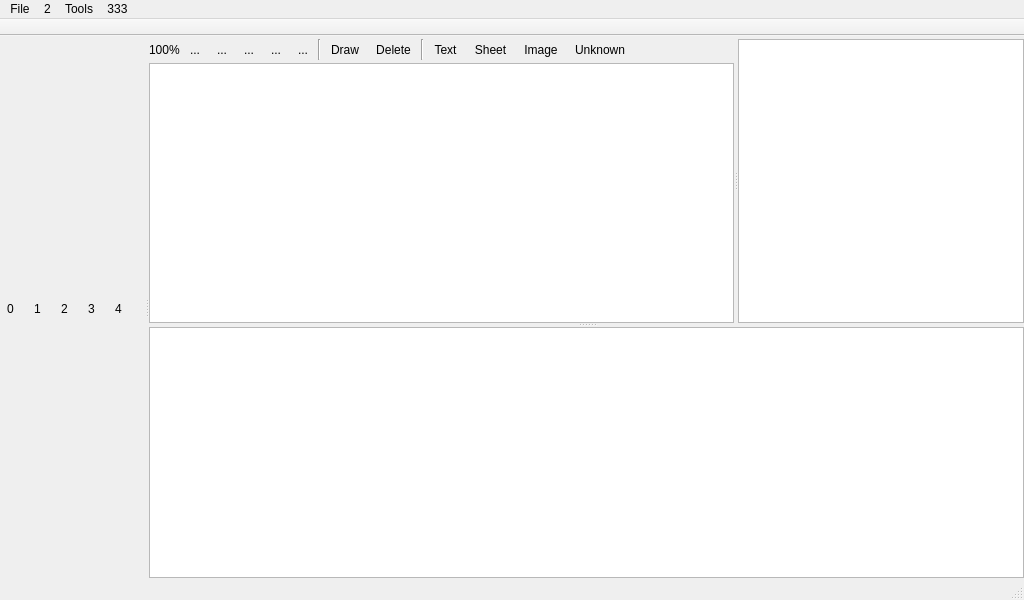
<?xml version="1.0" encoding="UTF-8"?>
<ui version="4.0">
 <class>MainWindow</class>
 <widget class="QMainWindow" name="MainWindow">
  <property name="geometry">
   <rect>
    <x>0</x>
    <y>0</y>
    <width>1024</width>
    <height>600</height>
   </rect>
  </property>
  <property name="windowTitle">
   <string>MainWindow</string>
  </property>
  <property name="styleSheet">
   <string notr="true"/>
  </property>
  <property name="unifiedTitleAndToolBarOnMac">
   <bool>true</bool>
  </property>
  <widget class="QWidget" name="centralwidget">
   <layout class="QVBoxLayout" name="verticalLayout_5">
    <property name="leftMargin">
     <number>0</number>
    </property>
    <property name="topMargin">
     <number>0</number>
    </property>
    <property name="rightMargin">
     <number>0</number>
    </property>
    <property name="bottomMargin">
     <number>0</number>
    </property>
    <item>
     <widget class="QSplitter" name="splitterMain">
      <property name="orientation">
       <enum>Qt::Horizontal</enum>
      </property>
      <widget class="QWidget" name="widget" native="true">
       <property name="sizePolicy">
        <sizepolicy hsizetype="Maximum" vsizetype="Preferred">
         <horstretch>0</horstretch>
         <verstretch>0</verstretch>
        </sizepolicy>
       </property>
       <property name="maximumSize">
        <size>
         <width>250</width>
         <height>16777215</height>
        </size>
       </property>
       <layout class="QVBoxLayout" name="verticalLayout_4">
        <property name="spacing">
         <number>3</number>
        </property>
        <property name="leftMargin">
         <number>0</number>
        </property>
        <property name="topMargin">
         <number>0</number>
        </property>
        <property name="rightMargin">
         <number>0</number>
        </property>
        <property name="bottomMargin">
         <number>0</number>
        </property>
        <item>
         <layout class="QHBoxLayout" name="horizontalLayout_2">
          <property name="spacing">
           <number>6</number>
          </property>
          <property name="topMargin">
           <number>3</number>
          </property>
          <item>
           <widget class="QToolButton" name="buttonPageTop">
            <property name="toolTip">
             <string>Move selected page to the Top</string>
            </property>
            <property name="text">
             <string>0</string>
            </property>
            <property name="autoRaise">
             <bool>true</bool>
            </property>
           </widget>
          </item>
          <item>
           <widget class="QToolButton" name="buttonPageUp">
            <property name="toolTip">
             <string>Move page Up</string>
            </property>
            <property name="text">
             <string>1</string>
            </property>
            <property name="autoRaise">
             <bool>true</bool>
            </property>
           </widget>
          </item>
          <item>
           <widget class="QToolButton" name="buttonPageDown">
            <property name="toolTip">
             <string>Move page Down</string>
            </property>
            <property name="text">
             <string>2</string>
            </property>
            <property name="autoRaise">
             <bool>true</bool>
            </property>
           </widget>
          </item>
          <item>
           <widget class="QToolButton" name="buttonPageBottom">
            <property name="toolTip">
             <string>Move selected page to the Bottom</string>
            </property>
            <property name="text">
             <string>3</string>
            </property>
            <property name="autoRaise">
             <bool>true</bool>
            </property>
           </widget>
          </item>
          <item>
           <widget class="QToolButton" name="buttonPageDelete">
            <property name="toolTip">
             <string>Delete Page</string>
            </property>
            <property name="text">
             <string>4</string>
            </property>
            <property name="autoRaise">
             <bool>true</bool>
            </property>
           </widget>
          </item>
          <item>
           <spacer name="horizontalSpacer">
            <property name="orientation">
             <enum>Qt::Horizontal</enum>
            </property>
            <property name="sizeHint" stdset="0">
             <size>
              <width>0</width>
              <height>20</height>
             </size>
            </property>
           </spacer>
          </item>
         </layout>
        </item>
       </layout>
      </widget>
      <widget class="QStackedWidget" name="stackedWidget">
       <property name="sizePolicy">
        <sizepolicy hsizetype="Ignored" vsizetype="Preferred">
         <horstretch>0</horstretch>
         <verstretch>0</verstretch>
        </sizepolicy>
       </property>
       <property name="currentIndex">
        <number>0</number>
       </property>
       <widget class="QWidget" name="page">
        <layout class="QVBoxLayout" name="verticalLayout">
         <property name="leftMargin">
          <number>0</number>
         </property>
         <property name="topMargin">
          <number>0</number>
         </property>
         <property name="rightMargin">
          <number>0</number>
         </property>
         <property name="bottomMargin">
          <number>0</number>
         </property>
         <item>
          <widget class="QSplitter" name="splitter_2">
           <property name="orientation">
            <enum>Qt::Vertical</enum>
           </property>
           <widget class="QSplitter" name="splitter">
            <property name="orientation">
             <enum>Qt::Horizontal</enum>
            </property>
            <widget class="QWidget" name="layoutWidget1">
             <layout class="QVBoxLayout" name="verticalLayoutCurrentPage">
              <property name="spacing">
               <number>3</number>
              </property>
              <property name="topMargin">
               <number>3</number>
              </property>
              <item>
               <layout class="QHBoxLayout" name="horizontalLayout_3">
                <item>
                 <widget class="QLabel" name="labelZoomScale">
                  <property name="text">
                   <string>100%</string>
                  </property>
                 </widget>
                </item>
                <item>
                 <widget class="QToolButton" name="buttonZoomIn">
                  <property name="toolTip">
                   <string>Zoom In</string>
                  </property>
                  <property name="text">
                   <string>...</string>
                  </property>
                  <property name="autoRaise">
                   <bool>true</bool>
                  </property>
                 </widget>
                </item>
                <item>
                 <widget class="QToolButton" name="buttonZoomOut">
                  <property name="toolTip">
                   <string>Zoom Out</string>
                  </property>
                  <property name="text">
                   <string>...</string>
                  </property>
                  <property name="autoRaise">
                   <bool>true</bool>
                  </property>
                 </widget>
                </item>
                <item>
                 <widget class="QToolButton" name="buttonZoomOriginal">
                  <property name="toolTip">
                   <string>Actual Size</string>
                  </property>
                  <property name="text">
                   <string>...</string>
                  </property>
                  <property name="autoRaise">
                   <bool>true</bool>
                  </property>
                 </widget>
                </item>
                <item>
                 <widget class="QToolButton" name="buttonZoomFit">
                  <property name="toolTip">
                   <string>Best Fit</string>
                  </property>
                  <property name="text">
                   <string>...</string>
                  </property>
                  <property name="autoRaise">
                   <bool>true</bool>
                  </property>
                 </widget>
                </item>
                <item>
                 <widget class="QToolButton" name="buttonZoomFitWidth">
                  <property name="text">
                   <string>...</string>
                  </property>
                  <property name="autoRaise">
                   <bool>true</bool>
                  </property>
                 </widget>
                </item>
                <item>
                 <widget class="Line" name="line_2">
                  <property name="orientation">
                   <enum>Qt::Vertical</enum>
                  </property>
                 </widget>
                </item>
                <item>
                 <widget class="QToolButton" name="buttonMouseDraw">
                  <property name="text">
                   <string>Draw</string>
                  </property>
                  <property name="checkable">
                   <bool>true</bool>
                  </property>
                  <property name="autoRaise">
                   <bool>true</bool>
                  </property>
                 </widget>
                </item>
                <item>
                 <widget class="QToolButton" name="buttonMouseDelete">
                  <property name="text">
                   <string>Delete</string>
                  </property>
                  <property name="checkable">
                   <bool>true</bool>
                  </property>
                  <property name="autoRaise">
                   <bool>true</bool>
                  </property>
                 </widget>
                </item>
                <item>
                 <widget class="Line" name="line">
                  <property name="orientation">
                   <enum>Qt::Vertical</enum>
                  </property>
                 </widget>
                </item>
                <item>
                 <widget class="QToolButton" name="buttonSelectText">
                  <property name="toolTip">
                   <string>Select zones as text</string>
                  </property>
                  <property name="text">
                   <string>Text</string>
                  </property>
                  <property name="checkable">
                   <bool>true</bool>
                  </property>
                  <property name="checked">
                   <bool>false</bool>
                  </property>
                  <property name="autoRaise">
                   <bool>true</bool>
                  </property>
                 </widget>
                </item>
                <item>
                 <widget class="QToolButton" name="buttonSelectSheet">
                  <property name="toolTip">
                   <string>Select zones as sheet</string>
                  </property>
                  <property name="text">
                   <string>Sheet</string>
                  </property>
                  <property name="checkable">
                   <bool>true</bool>
                  </property>
                  <property name="autoRaise">
                   <bool>true</bool>
                  </property>
                 </widget>
                </item>
                <item>
                 <widget class="QToolButton" name="buttonSelectImage">
                  <property name="toolTip">
                   <string>Select zones as image</string>
                  </property>
                  <property name="text">
                   <string>Image</string>
                  </property>
                  <property name="checkable">
                   <bool>true</bool>
                  </property>
                  <property name="autoRaise">
                   <bool>true</bool>
                  </property>
                 </widget>
                </item>
                <item>
                 <widget class="QToolButton" name="buttonSelectUnknown">
                  <property name="toolTip">
                   <string>Select zones as Uncnown zone</string>
                  </property>
                  <property name="text">
                   <string>Unknown</string>
                  </property>
                  <property name="checkable">
                   <bool>true</bool>
                  </property>
                  <property name="autoRaise">
                   <bool>true</bool>
                  </property>
                 </widget>
                </item>
                <item>
                 <spacer name="horizontalSpacer_3">
                  <property name="orientation">
                   <enum>Qt::Horizontal</enum>
                  </property>
                  <property name="sizeHint" stdset="0">
                   <size>
                    <width>40</width>
                    <height>20</height>
                   </size>
                  </property>
                 </spacer>
                </item>
               </layout>
              </item>
              <item>
               <widget class="PageView" name="pageView">
                <property name="sizePolicy">
                 <sizepolicy hsizetype="Preferred" vsizetype="Expanding">
                  <horstretch>0</horstretch>
                  <verstretch>0</verstretch>
                 </sizepolicy>
                </property>
                <property name="mouseTracking">
                 <bool>true</bool>
                </property>
                <property name="alignment">
                 <set>Qt::AlignCenter</set>
                </property>
                <property name="renderHints">
                 <set>QPainter::Antialiasing|QPainter::HighQualityAntialiasing|QPainter::SmoothPixmapTransform|QPainter::TextAntialiasing</set>
                </property>
               </widget>
              </item>
             </layout>
            </widget>
            <widget class="QWidget" name="layoutWidget2">
             <layout class="QVBoxLayout" name="verticalLayoutPluginAndText">
              <property name="spacing">
               <number>3</number>
              </property>
              <property name="topMargin">
               <number>3</number>
              </property>
              <item>
               <widget class="QTextEdit" name="textEdit"/>
              </item>
             </layout>
            </widget>
           </widget>
           <widget class="PageView" name="pageViewActualSize">
            <property name="sizePolicy">
             <sizepolicy hsizetype="Preferred" vsizetype="Maximum">
              <horstretch>0</horstretch>
              <verstretch>0</verstretch>
             </sizepolicy>
            </property>
            <property name="mouseTracking">
             <bool>true</bool>
            </property>
            <property name="alignment">
             <set>Qt::AlignLeading|Qt::AlignLeft|Qt::AlignTop</set>
            </property>
           </widget>
          </widget>
         </item>
        </layout>
       </widget>
       <widget class="QWidget" name="page_2">
        <layout class="QVBoxLayout" name="verticalLayout_3">
         <property name="leftMargin">
          <number>0</number>
         </property>
         <property name="topMargin">
          <number>0</number>
         </property>
         <property name="rightMargin">
          <number>0</number>
         </property>
         <property name="bottomMargin">
          <number>0</number>
         </property>
         <item>
          <widget class="QSplitter" name="splitter_3">
           <property name="orientation">
            <enum>Qt::Horizontal</enum>
           </property>
           <widget class="QWidget" name="widgetImageEdit" native="true">
            <layout class="QVBoxLayout" name="verticalLayout_2">
             <item>
              <widget class="QLabel" name="label">
               <property name="text">
                <string>Here plugin interaction widget will be shown</string>
               </property>
              </widget>
             </item>
            </layout>
           </widget>
           <widget class="QToolBox" name="toolBox">
            <property name="sizePolicy">
             <sizepolicy hsizetype="Fixed" vsizetype="Preferred">
              <horstretch>0</horstretch>
              <verstretch>0</verstretch>
             </sizepolicy>
            </property>
            <property name="styleSheet">
             <string notr="true">QToolBox::tab {
	background: qlineargradient(x1: 0, y1: 0, x2: 0, y2: 1,
		stop: 0 palette(light), 
		stop: 0.9 palette(midlight),
		stop: 1 palette(dark));	
	border: 1px solid palette(shadow);
}

QToolBox::tab:selected {
	border: 1px solid palette(highlight);
}
</string>
            </property>
            <property name="currentIndex">
             <number>0</number>
            </property>
            <widget class="QWidget" name="page_5">
             <property name="geometry">
              <rect>
               <x>0</x>
               <y>0</y>
               <width>198</width>
               <height>509</height>
              </rect>
             </property>
             <attribute name="label">
              <string>Some plugin</string>
             </attribute>
            </widget>
           </widget>
          </widget>
         </item>
        </layout>
       </widget>
      </widget>
     </widget>
    </item>
   </layout>
  </widget>
  <widget class="QMenuBar" name="menubar">
   <property name="enabled">
    <bool>true</bool>
   </property>
   <property name="geometry">
    <rect>
     <x>0</x>
     <y>0</y>
     <width>1024</width>
     <height>22</height>
    </rect>
   </property>
   <widget class="QMenu" name="menuFile">
    <property name="title">
     <string>File</string>
    </property>
   </widget>
   <widget class="QMenu" name="menu2">
    <property name="title">
     <string>2</string>
    </property>
   </widget>
   <widget class="QMenu" name="menuTools">
    <property name="title">
     <string>Tools</string>
    </property>
    <addaction name="actionPlugins"/>
   </widget>
   <widget class="QMenu" name="menu333">
    <property name="title">
     <string>333</string>
    </property>
   </widget>
   <addaction name="menuFile"/>
   <addaction name="menu2"/>
   <addaction name="menuTools"/>
   <addaction name="menu333"/>
  </widget>
  <widget class="QStatusBar" name="statusbar"/>
  <widget class="QToolBar" name="toolBar">
   <property name="movable">
    <bool>false</bool>
   </property>
   <property name="iconSize">
    <size>
     <width>24</width>
     <height>24</height>
    </size>
   </property>
   <property name="toolButtonStyle">
    <enum>Qt::ToolButtonFollowStyle</enum>
   </property>
   <property name="floatable">
    <bool>false</bool>
   </property>
   <attribute name="toolBarArea">
    <enum>TopToolBarArea</enum>
   </attribute>
   <attribute name="toolBarBreak">
    <bool>false</bool>
   </attribute>
  </widget>
  <action name="actionPlugins">
   <property name="text">
    <string>Plugins</string>
   </property>
  </action>
 </widget>
 <customwidgets>
  <customwidget>
   <class>PageView</class>
   <extends>QGraphicsView</extends>
   <header>pageview.h</header>
  </customwidget>
 </customwidgets>
 <resources/>
 <connections>
  <connection>
   <sender>buttonZoomOriginal</sender>
   <signal>clicked()</signal>
   <receiver>MainWindow</receiver>
   <slot>onZoom()</slot>
   <hints>
    <hint type="sourcelabel">
     <x>307</x>
     <y>70</y>
    </hint>
    <hint type="destinationlabel">
     <x>1057</x>
     <y>240</y>
    </hint>
   </hints>
  </connection>
  <connection>
   <sender>buttonZoomFit</sender>
   <signal>clicked()</signal>
   <receiver>MainWindow</receiver>
   <slot>onZoom()</slot>
   <hints>
    <hint type="sourcelabel">
     <x>344</x>
     <y>70</y>
    </hint>
    <hint type="destinationlabel">
     <x>1058</x>
     <y>345</y>
    </hint>
   </hints>
  </connection>
  <connection>
   <sender>buttonZoomOut</sender>
   <signal>clicked()</signal>
   <receiver>MainWindow</receiver>
   <slot>onZoom()</slot>
   <hints>
    <hint type="sourcelabel">
     <x>270</x>
     <y>70</y>
    </hint>
    <hint type="destinationlabel">
     <x>1050</x>
     <y>207</y>
    </hint>
   </hints>
  </connection>
  <connection>
   <sender>buttonSelectText</sender>
   <signal>clicked()</signal>
   <receiver>MainWindow</receiver>
   <slot>onSelectTypeChanged()</slot>
   <hints>
    <hint type="sourcelabel">
     <x>579</x>
     <y>70</y>
    </hint>
    <hint type="destinationlabel">
     <x>1059</x>
     <y>133</y>
    </hint>
   </hints>
  </connection>
  <connection>
   <sender>buttonSelectSheet</sender>
   <signal>clicked()</signal>
   <receiver>MainWindow</receiver>
   <slot>onSelectTypeChanged()</slot>
   <hints>
    <hint type="sourcelabel">
     <x>642</x>
     <y>70</y>
    </hint>
    <hint type="destinationlabel">
     <x>1045</x>
     <y>157</y>
    </hint>
   </hints>
  </connection>
  <connection>
   <sender>buttonSelectImage</sender>
   <signal>clicked()</signal>
   <receiver>MainWindow</receiver>
   <slot>onSelectTypeChanged()</slot>
   <hints>
    <hint type="sourcelabel">
     <x>708</x>
     <y>70</y>
    </hint>
    <hint type="destinationlabel">
     <x>1067</x>
     <y>178</y>
    </hint>
   </hints>
  </connection>
  <connection>
   <sender>buttonSelectUnknown</sender>
   <signal>clicked()</signal>
   <receiver>MainWindow</receiver>
   <slot>onSelectTypeChanged()</slot>
   <hints>
    <hint type="sourcelabel">
     <x>791</x>
     <y>70</y>
    </hint>
    <hint type="destinationlabel">
     <x>1074</x>
     <y>229</y>
    </hint>
   </hints>
  </connection>
  <connection>
   <sender>buttonZoomIn</sender>
   <signal>clicked()</signal>
   <receiver>MainWindow</receiver>
   <slot>onZoom()</slot>
   <hints>
    <hint type="sourcelabel">
     <x>193</x>
     <y>70</y>
    </hint>
    <hint type="destinationlabel">
     <x>1083</x>
     <y>413</y>
    </hint>
   </hints>
  </connection>
  <connection>
   <sender>buttonZoomFitWidth</sender>
   <signal>clicked()</signal>
   <receiver>MainWindow</receiver>
   <slot>onZoom()</slot>
   <hints>
    <hint type="sourcelabel">
     <x>381</x>
     <y>70</y>
    </hint>
    <hint type="destinationlabel">
     <x>1083</x>
     <y>288</y>
    </hint>
   </hints>
  </connection>
  <connection>
   <sender>buttonPageDelete</sender>
   <signal>clicked()</signal>
   <receiver>MainWindow</receiver>
   <slot>onPageListDelete()</slot>
   <hints>
    <hint type="sourcelabel">
     <x>147</x>
     <y>238</y>
    </hint>
    <hint type="destinationlabel">
     <x>1083</x>
     <y>431</y>
    </hint>
   </hints>
  </connection>
  <connection>
   <sender>buttonPageTop</sender>
   <signal>clicked()</signal>
   <receiver>MainWindow</receiver>
   <slot>onPageListMove()</slot>
   <hints>
    <hint type="sourcelabel">
     <x>12</x>
     <y>238</y>
    </hint>
    <hint type="destinationlabel">
     <x>9</x>
     <y>431</y>
    </hint>
   </hints>
  </connection>
  <connection>
   <sender>buttonPageUp</sender>
   <signal>clicked()</signal>
   <receiver>MainWindow</receiver>
   <slot>onPageListMove()</slot>
   <hints>
    <hint type="sourcelabel">
     <x>55</x>
     <y>238</y>
    </hint>
    <hint type="destinationlabel">
     <x>42</x>
     <y>431</y>
    </hint>
   </hints>
  </connection>
  <connection>
   <sender>buttonPageDown</sender>
   <signal>clicked()</signal>
   <receiver>MainWindow</receiver>
   <slot>onPageListMove()</slot>
   <hints>
    <hint type="sourcelabel">
     <x>86</x>
     <y>238</y>
    </hint>
    <hint type="destinationlabel">
     <x>69</x>
     <y>431</y>
    </hint>
   </hints>
  </connection>
  <connection>
   <sender>buttonPageBottom</sender>
   <signal>clicked()</signal>
   <receiver>MainWindow</receiver>
   <slot>onPageListMove()</slot>
   <hints>
    <hint type="sourcelabel">
     <x>116</x>
     <y>238</y>
    </hint>
    <hint type="destinationlabel">
     <x>122</x>
     <y>431</y>
    </hint>
   </hints>
  </connection>
  <connection>
   <sender>buttonMouseDraw</sender>
   <signal>clicked()</signal>
   <receiver>MainWindow</receiver>
   <slot>onMouseModeChanged()</slot>
   <hints>
    <hint type="sourcelabel">
     <x>423</x>
     <y>59</y>
    </hint>
    <hint type="destinationlabel">
     <x>418</x>
     <y>483</y>
    </hint>
   </hints>
  </connection>
  <connection>
   <sender>buttonMouseDelete</sender>
   <signal>clicked()</signal>
   <receiver>MainWindow</receiver>
   <slot>onMouseModeChanged()</slot>
   <hints>
    <hint type="sourcelabel">
     <x>487</x>
     <y>59</y>
    </hint>
    <hint type="destinationlabel">
     <x>506</x>
     <y>468</y>
    </hint>
   </hints>
  </connection>
 </connections>
 <slots>
  <slot>onPlugins()</slot>
  <slot>onLoadDir()</slot>
  <slot>onLoadFile()</slot>
  <slot>onPluginOCRChanged()</slot>
  <slot>onPageListSelectionChanged(int)</slot>
  <slot>onZoom()</slot>
  <slot>onPageZoomFit()</slot>
  <slot>onPageZoomOut()</slot>
  <slot>onPageZoomIn()</slot>
  <slot>onSetSelectText(bool)</slot>
  <slot>onSetSelectSheet(bool)</slot>
  <slot>onSetSelectImage(bool)</slot>
  <slot>onSetSelectUnknown(bool)</slot>
  <slot>onSelectTypeChanged()</slot>
  <slot>onPageListDelete()</slot>
  <slot>onPageListMove()</slot>
  <slot>onMouseModeChanged()</slot>
 </slots>
</ui>
